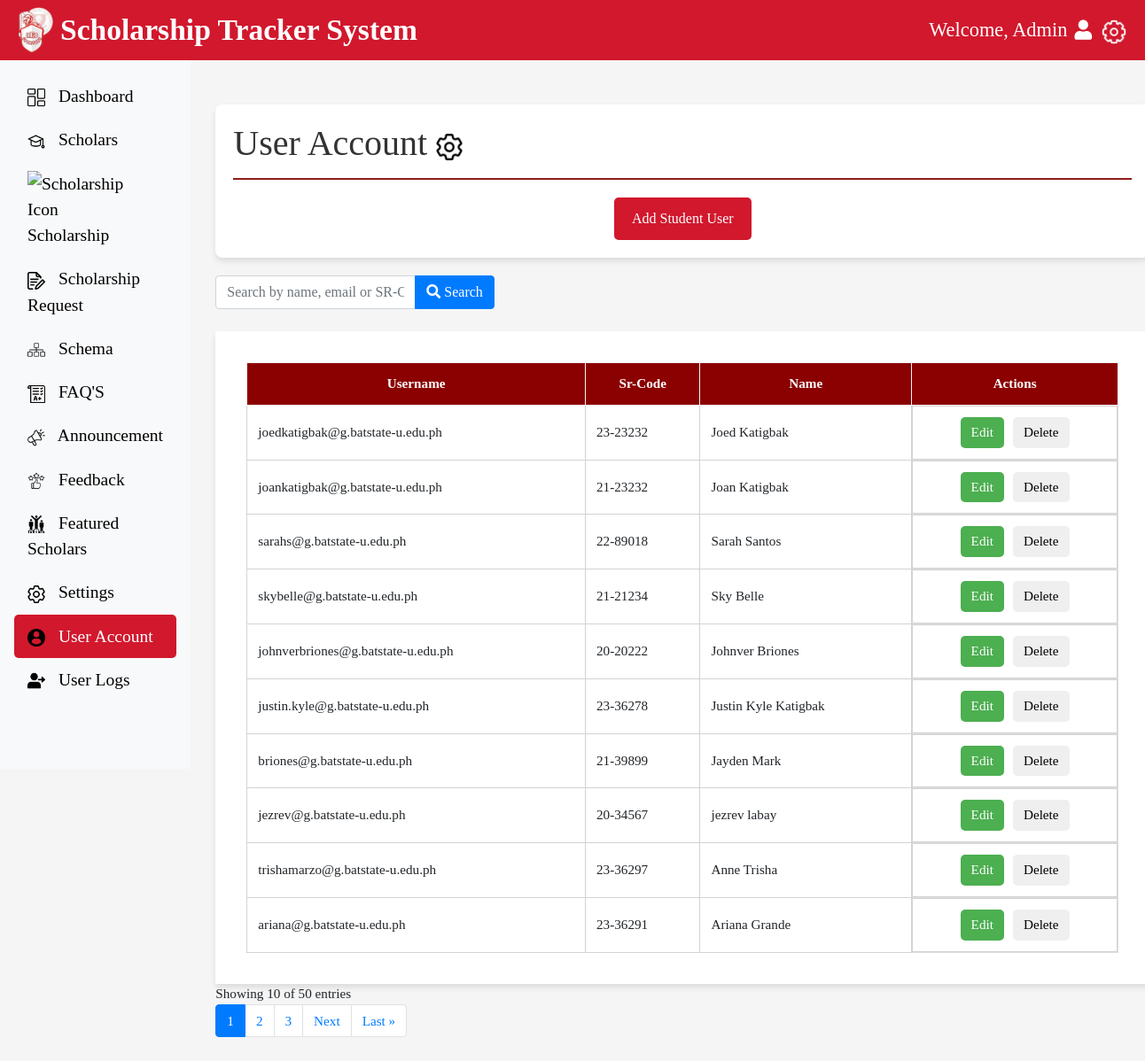
/Admin/useraccount.php, run on the app's committed database.
### tables this page shows
CREATE TABLE `students` (
  `id` int(11) NOT NULL,
  `name` varchar(100) NOT NULL,
  `email` varchar(100) NOT NULL,
  `sr_code` varchar(20) NOT NULL,
  `mobile_number` varchar(15) NOT NULL,
  `password` varchar(255) NOT NULL
);

### classes/useraccount_handler.php (called while the page is built, shortened)
<?php
class UserAccountHandler extends Dbh {
    protected function getConnection() {
        try {
            return parent::connect();
        } catch (PDOException $e) {
            error_log("Connection failed: " . $e->getMessage());
            throw new Exception("Database connection failed");
        }
    }
    public function getStudents($search = '', $page = 1) {
        try {
            $records_per_page = 10;
            $offset = ($page - 1) * $records_per_page;
            $where_clause = '';
            $params = [];
            $conn = $this->getConnection();
            $total_query = "SELECT COUNT(*) as count FROM students" . $where_clause;
            $stmt = $conn->prepare($total_query);
            if ($search) {
                $stmt->execute($params);
            } else {
                $stmt->execute();
            }
            $total_records = $stmt->fetch(PDO::FETCH_ASSOC)['count'];
            $total_pages = ceil($total_records / $records_per_page);
            $sql = "SELECT id, email, sr_code, name FROM students";
            $sql .= " ORDER BY id DESC LIMIT " . (int)$offset . ", " . (int)$records_per_page;
            $stmt = $conn->prepare($sql);
            if ($search) {
                $stmt->execute($params);
            } else {
                $stmt->execute();
            }
            return [
                'users' => $stmt->fetchAll(PDO::FETCH_ASSOC),
                'total_records' => $total_records,
                'total_pages' => $total_pages
            ];
        } catch (PDOException $e) {
            error_log("Error in getStudents: " . $e->getMessage());
            throw new Exception("Database error occurred: " . $e->getMessage());
        }
    }
}
?>

### Admin/useraccount.php (the view, shortened to what this page needs)
<?php
 include '../classes/useraccount_handler.php';
$userHandler = new UserAccountHandler();
$page = isset($_GET['page']) ? (int)$_GET['page'] : 1;
$search = isset($_GET['search']) ? $_GET['search'] : '';
$result = $userHandler->getStudents($search, $page);
$users = $result['users'];
$total_records = $result['total_records'];
$total_pages = $result['total_pages'];
 ?>
<!DOCTYPE html>
<html lang="en">
<head>
    <link rel="stylesheet" href="https://maxcdn.bootstrapcdn.com/bootstrap/4.5.2/css/bootstrap.min.css">
    <link rel="stylesheet" href="admin_css/user_account.css">
    <link rel="stylesheet" href="https://cdn.jsdelivr.net/npm/sweetalert2@11.0.19/dist/sweetalert2.min.css">
    <link rel="stylesheet" href="https://cdnjs.cloudflare.com/ajax/libs/font-awesome/5.15.1/css/all.min.css">
</head>
<body>
    <header id="header">
        <div class="logo">
            <img src="icons_admin/logo.png" alt="Logo" width="40">
            <span>Scholarship Tracker System</span>
        </div>
        <div class="welcome d-flex align-items-center">
            <span class="ml-4">Welcome, Admin</span>
            <i class="fas fa-user ml-2"></i>
            <a href="settings.php">
                <img src="icons_admin/white_settings.png" alt="Settings Icon" style="width: 30px; height: 30px; margin-left: 10px;">
            </a>
        </div>
    </header>
    <div class="container-fluid">
        <div class="row">
            <nav id="sidebar" class="col-12 col-md-3 col-lg-2 sidebar bg-light p-3 collapse d-md-block">
                <ul class="nav flex-column">
                    <li class="nav-item"><a class="nav-link" href="admin-dashboard.php"><img src="icons_admin/dashboard.png" alt="Dashboard Icon"> Dashboard</a></li>
                    <li class="nav-item"><a class="nav-link" href="scholars.php"><img src="icons_admin/scholars.png" alt="Scholars Icon"> Scholars</a></li>
                    <li class="nav-item"><a class="nav-link" href="scholarship.php"><img src="icons_admin/scholarships.png" alt="Scholarship Icon"> Scholarship</a></li>
                    <li class="nav-item"><a class="nav-link" href="scholarship-request.php"><img src="icons_admin/scholarship_request.png" alt="Scholarship Request Icon"> Scholarship Request</a></li>
                    <li class="nav-item"><a class="nav-link" href="schema.php"><img src="icons_admin/view schema.png" alt="Schema Icon"> Schema</a></li>
                    <li class="nav-item"><a class="nav-link" href="FAQ'S.php"><img src="icons_admin/exam_management.png" alt="FAQ'S Icon"> FAQ'S</a></li>
                    <li class="nav-item"><a class="nav-link" href="announcement.php"><img src="icons_admin/announcement.png" alt="Announcement Icon"> Announcement</a></li>
                    <li class="nav-item"><a class="nav-link" href="feedback.php"><img src="icons_admin/feedback.png" alt="Feedback Icon"> Feedback</a></li>
                    <li class="nav-item"><a class="nav-link" href="featured-scholars.html"><img src="icons_admin/featured_scholars.png" alt="Featured Scholars Icon"> Featured Scholars</a></li>
                    <li class="nav-item"><a class="nav-link" href="settings.php"><img src="icons_admin/setting.png" alt="Settings Icon"> Settings</a></li>
                    <li class="nav-item"><a class="nav-link active" href="useraccount.php"><img src="icons_admin/useraccount.png" alt="User Account Icon"> User Account</a></li>
                    <li class="nav-item"><a class="nav-link" href="userlogs.php"><img src="icons_admin/userlogs.png" alt="User Logs Icon"> User Logs</a></li>
                </ul>
            </nav>
            <div class="scholarship-section">
                <div class="title-box">
                    <h2>User Account <a href="settings.html">
                        <img src="icons_admin/setting.png" alt="Settings Icon" style="width: 30px; height: 30px;">
                    </a></h2>
                    <hr>
                    <div class="add-scholarship-container">
                        <button class="add-scholarship" data-toggle="modal" data-target="#addUserModal">Add Student User</button>
                    </div>
                </div>
                <div class="search-box">
                    <div class="search-container">
                        <form class="form-inline">
                            <div class="input-group">
                                <input type="text" class="form-control" name="search"
                                    placeholder="Search by name, email or SR-Code"
                                    value="<?= htmlspecialchars($_GET['search'] ?? '') ?>">
                                <div class="input-group-append">
                                    <button class="btn btn-primary" type="submit">
                                        <i class="fas fa-search"></i> Search
                                    </button>
                                </div>
                            </div>
                        </form>
                    </div>
                </div>
                <div class="table-box">
                    <table>
                        <thead>
                            <tr>
                                <th>Username</th>
                                <th>Sr-Code</th>
                                <th>Name</th>
                                <th>Actions</th>
                            </tr>
                        </thead>
                        <tbody>
                            <?php if (empty($users)): ?>
                                <tr>
                                    <td colspan="4" style="text-align: center;">No users found</td>
                                </tr>
                            <?php else: ?>
                                <?php foreach ($users as $user): ?>
                                    <tr>
                                        <td><?= htmlspecialchars($user['email']); ?></td>
                                        <td><?= htmlspecialchars($user['sr_code']); ?></td>
                                        <td><?= htmlspecialchars($user['name']); ?></td>
                                        <td class="button-cell">
                                            <button class="edit-btn" data-toggle="modal" data-target="#editUserModal"
                                                data-id="<?= $user['id']; ?>"
                                                data-name="<?= htmlspecialchars($user['name']); ?>"
                                                data-email="<?= htmlspecialchars($user['email']); ?>"
                                                data-sr_code="<?= htmlspecialchars($user['sr_code']); ?>">
                                                Edit
                                            </button>
                                            <form method="post" style="display: inline-block;">
                                                <button type="submit" class="delete-btn">Delete</button>
                                            </form>
                                        </td>
                                    </tr>
                                <?php endforeach; ?>
                            <?php endif; ?>
                        </tbody>
                    </table>
                </div>
                <div class="pagination-container">
                    <div class="pagination-info">
                        <?php
                        $showing = is_array($users) ? count($users) : 0;
                        ?>
                        Showing <?= $showing ?> of <?= $total_records ?> entries
                    </div>
                    <?php if ($total_pages > 1): ?>
                        <ul class="pagination">
                            <?php
                            $start_page = max(1, $page - 2);
                            $end_page = min($total_pages, $page + 2);
                            for ($i = $start_page; $i <= $end_page; $i++): ?>
                                <li class="page-item <?= ($page == $i) ? 'active' : '' ?>">
                                    <a class="page-link" href="?page=<?= $i ?>"><?= $i ?></a>
                                </li>
                            <?php endfor; ?>
                            <?php if ($page < $total_pages): ?>
                                <li class="page-item">
                                    <a class="page-link" href="?page=<?= $page+1 ?>">Next</a>
                                </li>
                                <li class="page-item">
                                    <a class="page-link" href="?page=<?= $total_pages ?>">Last &raquo;</a>
                                </li>
                            <?php endif; ?>
                        </ul>
                    <?php endif; ?>
                </div>
            </div>
        </div>
    </div>
</body>
</html>

### Admin/admin_css/user_account.css (style rules this page uses)
body { font-family: 'Times New Roman', Times, serif; background-color: whitesmoke; font-size: 0.95rem; }
#header { background-color: #d1182d; color: white; padding: 8px 20px; display: flex; align-items: center; justify-content: space-between; font-size: 1.4rem; }
#header .logo { display: flex; align-items: center; }
#header .logo img { margin-right: 8px; }
#header .logo span { font-size: 1.5em; font-weight: bold; }
#sidebar { background-color: white; color: black; height: 100vh; padding-top: 20px; font-size: 0.85rem; margin-right: 8px; }
#sidebar .nav-link { color: black; font-size: 1.22rem; padding: 10px 15px; border-radius: 5px; transition: background-color 0.3s, color 0.3s; }
#sidebar .nav-link img { width: 20px; margin-right: 10px; }
#sidebar .nav-link.active { background-color: #d1182d; color: white; text-decoration: none; }
.scholarship-section { padding: 20px; border-radius: 8px; margin-bottom: 20px; }
.title-box { background-color: white; padding: 20px; border-radius: 8px; box-shadow: 0px 4px 6px rgba(0, 0, 0, 0.1); width: 150%; max-width: 1200px; margin: 30px auto 20px auto; }
.title-box h2 { color: #333; font-size: 2.5rem; padding-bottom: 15px; margin-bottom: 0; }
.title-box hr { border: none; border-top: 2px solid #8C1D1A; margin-top: 0; padding: 0; }
.add-scholarship-container { display: flex; justify-content: center; margin-top: 20px; }
.add-scholarship { font-size: 1rem; background-color: #d1182d; color: white; padding: 12px 20px; border: none; border-radius: 5px; cursor: pointer; transition: background-color 0.3s; }
.table-box { background-color: white; padding: 35px; border-radius: 2px; box-shadow: 0px 4px 6px rgba(0, 0, 0, 0.1); margin-top: 25px; width: 150%; overflow-x: auto; margin-left: auto; margin-right: auto; }
.table-box table { width: 100%; border-collapse: collapse; font-size: 0.95rem; margin: 0 auto; }
.table-box th { background-color: darkred; color: white; padding: 12px; text-align: center; font-weight: bold; border: 1px solid whitesmoke; }
.table-box td { padding: 12px; border: 1px solid lightgrey; }
.table-box tr { border: 1px solid #ddd !important; }
.button-cell { display: flex; justify-content: center; gap: 10px; align-items: center; }
.button-cell button { padding: 6px 12px; border-radius: 5px; border: none; cursor: pointer; }
.button-cell button:first-child { background-color: #4CAF50; color: white; }

### data on the page
students: email "joedkatigbak@g.batstate-u.edu.ph", sr_code "23-23232", name "Joed Katigbak"
students: email "joankatigbak@g.batstate-u.edu.ph", sr_code "21-23232", name "Joan Katigbak"
students: email "sarahs@g.batstate-u.edu.ph", sr_code "22-89018", name "Sarah Santos"
students: email "skybelle@g.batstate-u.edu.ph", sr_code "21-21234", name "Sky Belle"
students: email "johnverbriones@g.batstate-u.edu.ph", sr_code "20-20222", name "Johnver Briones"
students: email "justin.kyle@g.batstate-u.edu.ph", sr_code "23-36278", name "Justin Kyle Katigbak"
students: email "briones@g.batstate-u.edu.ph", sr_code "21-39899", name "Jayden Mark"
students: email "jezrev@g.batstate-u.edu.ph", sr_code "20-34567", name "jezrev labay"
students: email "trishamarzo@g.batstate-u.edu.ph", sr_code "23-36297", name "Anne Trisha"
students: email "ariana@g.batstate-u.edu.ph", sr_code "23-36291", name "Ariana Grande"

### other printed values
$showing "10"
$total_records "50"
